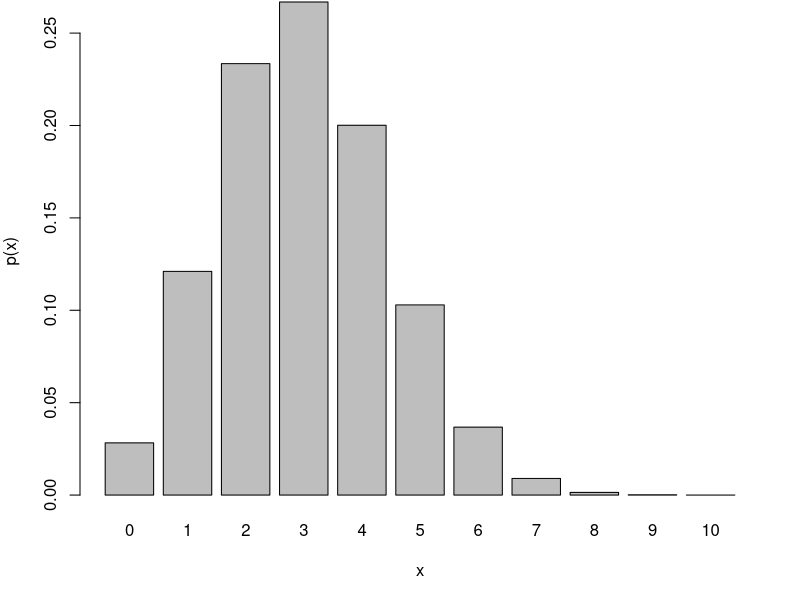
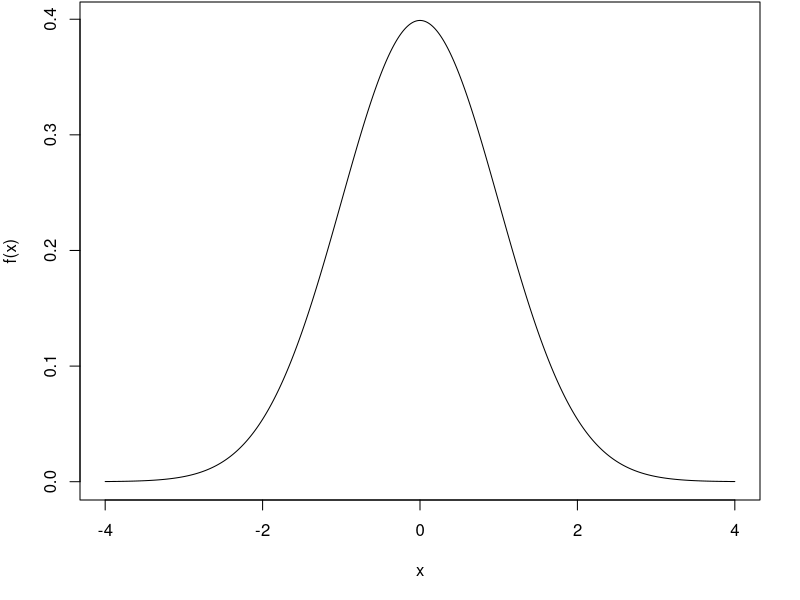
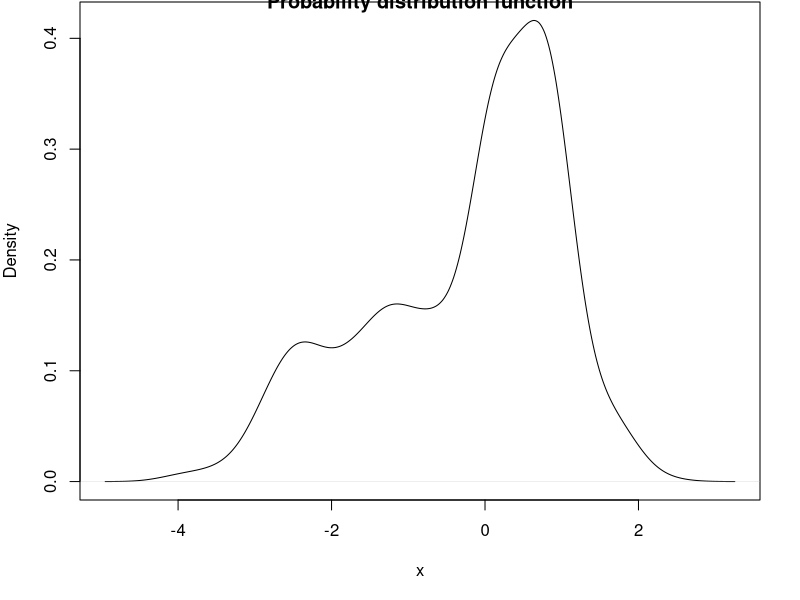
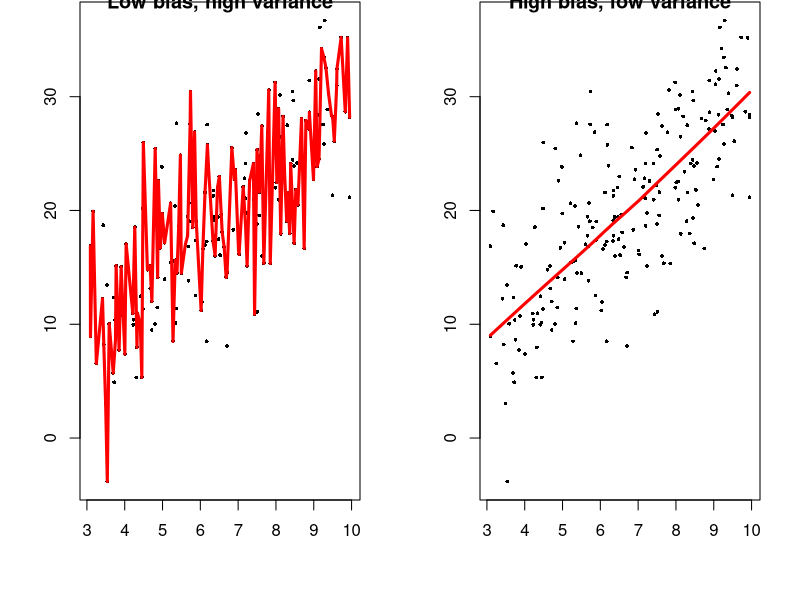
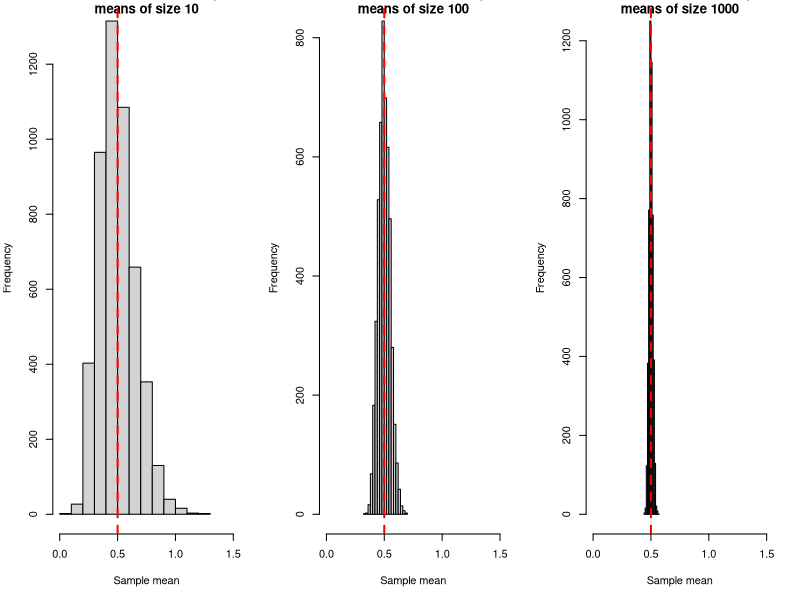
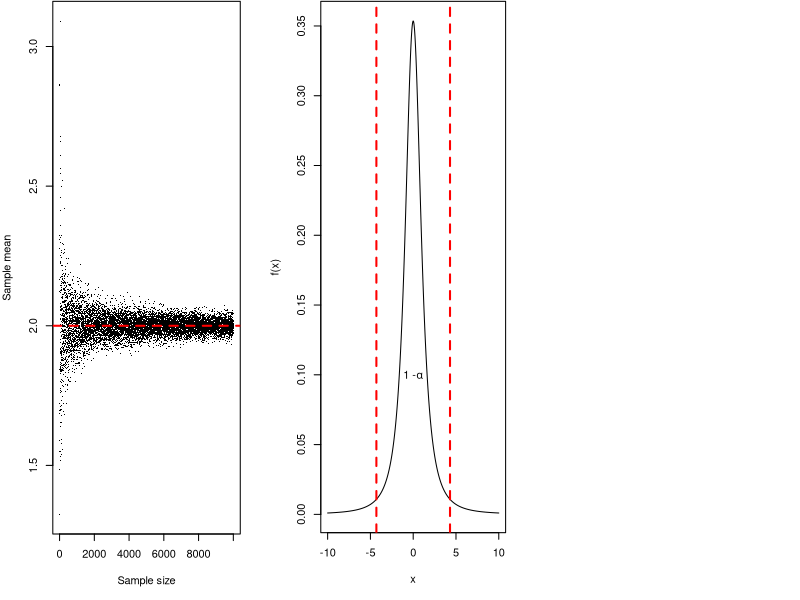

These charts were generated, in order, by the following R code:
## ---- chunk 1
knitr::opts_chunk$set(echo=FALSE, fig.width=10)
## ---- chunk 2
par(mar = c(5,4,0.1,2))
barplot(dbinom(0:10, size = 10, prob = 0.3), names.arg = 0:10, xlab = "x", ylab = "p(x)")
## ---- chunk 3
par(mar = c(5,4,0.1,2))
x <- seq(-4,4,0.01)
plot(x, dnorm(x, mean = 0, sd = 1), type = "l", xlab = "x", ylab = "f(x)")
## ---- chunk 4
set.seed(1)
x <- c(rnorm(100), rbeta(400, 0.5, 0.5), runif(300, -3, 2), rnorm(200, -1.5))
plot(density(x), xlab = "x", main = "Probability distribution function")
## ---- chunk 5
par(mfrow = c(1,2))
set.seed(1)
n <- 200
x <- runif(n, 3, 10)
y <- 3*x + rnorm(n, sd = 5)
plot(x, y, pch = 16, cex = 0.5, xlab = "", ylab = "", main = "Low bias, high variance")
lines(lowess(x, y, f = 0.01), lwd = 3, col = "red")
plot(x, y, pch = 16, cex = 0.5, xlab = "", ylab = "", main = "High bias, low variance")
lines(lowess(x, y, f = 0.9), lwd = 3, col = "red")
## ---- chunk 6
par(mfrow = c(1,3))
set.seed(1)
lambda <- 2
pop <- rexp(1e6, rate = lambda)
numSamples <- 5000
nvec <- c(10,100,1000)
sampMeansList <- lapply(nvec, function(n) {
    sapply(seq_len(numSamples), function(i) { mean(sample(pop, size = n)) })
})
for (i in seq_along(nvec)) {
    hist(sampMeansList[[i]], xlab = "Sample mean", main = paste("Distribution of", numSamples, "sample\nmeans of size", nvec[i]), xlim = c(0,1.5))
    abline(v = 1/lambda, col = "red", lwd = 2, lty = "dashed")
}
## ---- chunk 7
set.seed(1)
nvec <- seq(10, 1e4)
sampMeans <- sapply(nvec, function(n) { mean(rexp(n, rate = 0.5)) })
plot(nvec, sampMeans, pch = ".", xlab = "Sample size", ylab = "Sample mean")
abline(h = 2, col = "red", lwd = 2, lty = "dashed")
## ---- chunk 8
par(mar = c(5.1,4.1,0.1,2.1))
x <- seq(-10,10,0.01)
plot(x, dt(x, df = 2), type = "l", xlab = "x", ylab = "f(x)")
abline(v = qt(c(0.025, 0.975), df = 2), lwd = 2, lty = "dashed", col = "red")
text(x = 0, y = 0.1, labels = expression(paste("1 -", alpha)))
## ---- chunk 9
set.seed(1)
n <- 1000
x1 <- rt(n, df = 1)
x2 <- rexp(n)
y <- 2 + 0.05*sqrt(abs(x1)) - 0.5*log(abs(x2)) + rnorm(n, 0, 5)
df <- data.frame(y = y, x1 = x1, x2 = x2)
## ---- chunk 10
summary(lm(y ~ x1+ x2, data = df))
